Frame 1 (no input): blank canvas, image omitted
Frame 60 (no input): blank canvas, image omitted
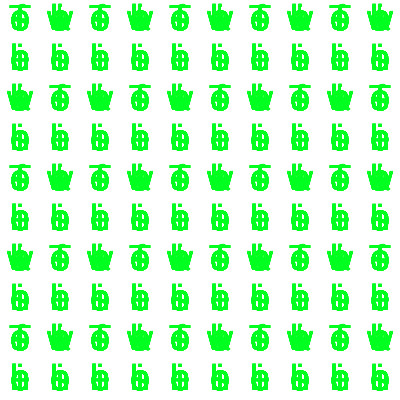
Frame 120 (the mouse pressed at the canvas centre since frame 60)

The p5.js sketch whose frames 1 and 60 were blank and that drew this single picture after the mouse press (run headless with seeded random() and noise() and a simulated clock; from frame 60 on, the mouse is pressed at the canvas centre):

// p5.js sketch
// ── sketch.js
function* cycleString(s) {
  let index = 0;
  while (true) {
    yield s[index];
    index = (index + 1) % s.length; // Loop back to 0 when reaching the end
  }
}

let content = 'This is the season of the witch.'
let iterator = null

const paintText = () => {
      // Determine letter size and color based on mouse position
    let letterSize = map(mouseX, 0, width, 8, 64);
    let letterColor = map(mouseY, 0, height, 0, 255);

    // Rows and columns for the grid
    let cols = 10;
    let rows = 10;

    // Calculate spacing for the grid
    let spacingX = width / cols;
    let spacingY = height / rows;

    // Set the fill color for the letters
    fill(letterColor, 100, 150, 50);

    // Loop to create the grid of letters
    // heh, rows*cols := vertical-first 
    for (let x = 0; x < cols; x++) {
      for (let y = 0; y < rows; y++) {
        // Calculate the position for each letter
        let posX = x * spacingX + spacingX / 2;
        let posY = y * spacingY + spacingY / 2;

        // Set the size for each letter
        textSize(letterSize);

        // Draw the letter
        text(iterator.next().value, posX, posY);
      }
    }
}

function setup() {
  createCanvas(400, 400);
  textAlign(CENTER, CENTER);
  colorMode(HSB);
  background(220);
  iterator = cycleString(content)
}

function draw() {
  if (mouseIsPressed) {
    paintText()
  }
}

function keyPressed() {
  if (key === ' ') paintText()
}
